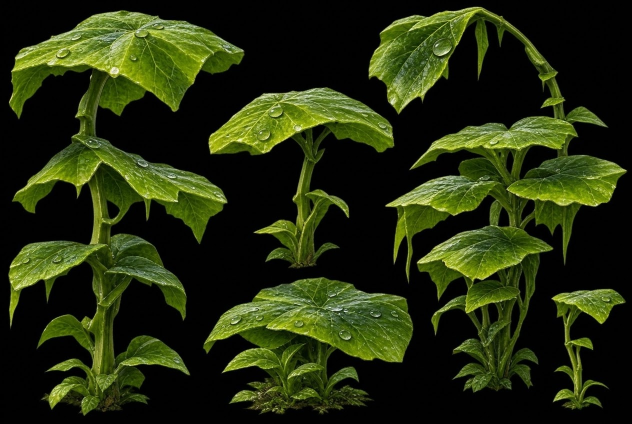
#> input picture minecraft/dripleaf-reference/dripleaf.jpg, 1264 x 848 px, found by its file name (shown at 1/2 size)
$ python prepare_dripleaf.py
#> lines starting #> are read from the running program, lines starting #| are printed output that depends on the picture; after the words box and inside, x2 and y2 are one past the last pixel; in counts of white or black regions, pixels touching at a corner belong together
#!/usr/bin/env python3
"""Photographic colours for Bedrock dripleaf's existing UV/alpha layouts.

Run from the repo root. Requires Pillow and numpy. Masks were transcribed from
Mojang's Bedrock samples v1.26.30.5. Nothing alters models or tilt behavior.
"""
from pathlib import Path
from PIL import Image, ImageOps
from dripleaf_masks import MASKS

SOURCE = Path('minecraft/dripleaf-reference/dripleaf.jpg')
BLOCKS = Path('minecraft/realistic-dirt/textures/blocks')
SIZE = 256
LEAVES = ((250,48,345,140), (510,205,600,270),
          (535,580,640,657), (785,65,875,155))
STEM = (190,390,210,470)


def load():
    with Image.open(SOURCE) as source:
#> source is the input picture: PIL image 1264x848 RGB; mean R, G, B 36.6, 45.7, 13.9
        im = ImageOps.exif_transpose(source).convert('RGB')
        if im.size != (1264,848):
            raise ValueError('Unexpected dripleaf source')
        return im.copy()


def texture(name, leaf_index=0):
    source = load()
    rows = MASKS[name]
    if len(rows) != 16 or any(len(row) != 16 for row in rows):
        raise ValueError(f'Invalid UV mask for {name}')
    alpha = Image.new('L', (16,16))
#> alpha: PIL image 16x16 L; every value is 0
    alpha.putdata([255 if c == '#' else 0 for row in rows for c in row])
#> alpha: PIL image 16x16 L; 1.2% white in thin lines or dots, all inside (x1, y1, x2, y2) = (0, 0, 3, 1)
    # Keep exact occupied UV regions; interpolation only softens their edges.
    alpha = alpha.resize((SIZE,SIZE), Image.Resampling.BILINEAR)
#> alpha: PIL image 256x256 L
    coords = Image.new('L', (16,16)); coords.putdata([255 if c == '#' else 0 for row in rows for c in row])
    x0,y0,x1,y1 = coords.getbbox()
#> x0 = 0; y0 = 0; x1 = 3; y1 = 1
    region = (x0*16,y0*16,x1*16,y1*16)
#> region = (0, 0, 48, 16)
    photo = source.crop(STEM if 'stem' in name else LEAVES[leaf_index])
    photo = photo.resize((region[2]-region[0],region[3]-region[1]), Image.Resampling.LANCZOS)
#> photo: PIL image 48x16 RGB
    rgb = Image.new('RGB', (SIZE,SIZE), (0,0,0))
#> rgb: PIL image 256x256 RGB; every value is 0
    rgb.paste(photo, (region[0],region[1]))
    # Do not create partially visible black pixels outside the photo rectangle.
    # The bilinear mask is clipped to the vanilla occupied bounding region.
    clipped = Image.new('L', (SIZE,SIZE)); clipped.paste(alpha.crop(region), (region[0],region[1]))
#> after `clipped = Image.new('L', (SIZE, SIZE))`: clipped: PIL image 256x256 L; every value is 0
    rgb.putalpha(clipped)
#> rgb: PIL image 256x256 RGBA
    return rgb


def textures():
    result = {name: texture(name) for name in MASKS}
#> in texture (call 2), `alpha.putdata([255 if c == '#' else 0 for row in rows for c in row])`: alpha: PIL image 16x16 L; 15.6% white; 1 white region, box (x1, y1, x2, y2) and area: (0, 0, 16, 4) 40
#> in texture (call 3), `alpha.putdata([255 if c == '#' else 0 for row in rows for c in row])`: alpha: PIL image 16x16 L; 32.8% white in thin lines or dots, all inside (x1, y1, x2, y2) = (3, 0, 14, 16)
#> call 4 of texture, with name = 'big_dripleaf_top', leaf_index = 0
#> in texture (call 4), `alpha.putdata([255 if c == '#' else 0 for row in rows for c in row])`: alpha: PIL image 16x16 L; 90.6% white; black in thin lines or dots, all inside (x1, y1, x2, y2) = (0, 4, 16, 16)
#> in texture (call 4), `alpha = alpha.resize((SIZE,SIZE), Image.Resampling.BILINEAR)`:
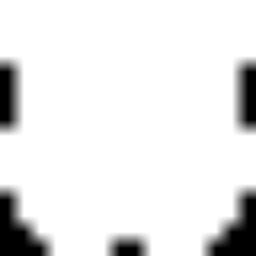
#> alpha: PIL image 256x256 L; min 0, max 255, mean 231.1
#> in texture (call 4), `x0,y0,x1,y1 = coords.getbbox()`: x0 = 0; x1 = 16
#> in texture (call 4), `region = (x0*16,y0*16,x1*16,y1*16)`: region = (0, 0, 256, 256)
#> in texture (call 5), `alpha.putdata([255 if c == '#' else 0 for row in rows for c in row])`: alpha: PIL image 16x16 L; 1.6% white in thin lines or dots, all inside (x1, y1, x2, y2) = (1, 0, 8, 1)
#> in texture (call 6), `alpha.putdata([255 if c == '#' else 0 for row in rows for c in row])`: alpha: PIL image 16x16 L; 16.8% white in thin lines or dots, all inside (x1, y1, x2, y2) = (5, 0, 12, 16)
#> in texture (call 6), `alpha = alpha.resize((SIZE,SIZE), Image.Resampling.BILINEAR)`:
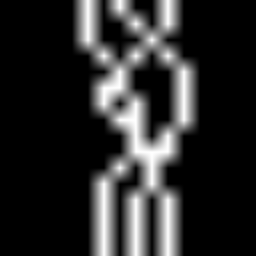
#> alpha: PIL image 256x256 L; min 0, max 255, mean 42.8
#> in texture (call 6), `x0,y0,x1,y1 = coords.getbbox()`: x0 = 5; x1 = 12; y1 = 16
#> in texture (call 6), `region = (x0*16,y0*16,x1*16,y1*16)`: region = (80, 0, 192, 256)
#> in texture (call 6), `photo = photo.resize((region[2]-region[0],region[3]-region[1]), Image...`:
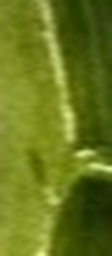
#> photo: PIL image 112x256 RGB; mean R, G, B 104, 118.9, 28.3
#> in texture (call 7), `alpha.putdata([255 if c == '#' else 0 for row in rows for c in row])`: alpha: PIL image 16x16 L; 13.7% white in thin lines or dots, all inside (x1, y1, x2, y2) = (5, 2, 12, 16)
#> in texture (call 7), `alpha = alpha.resize((SIZE,SIZE), Image.Resampling.BILINEAR)`:
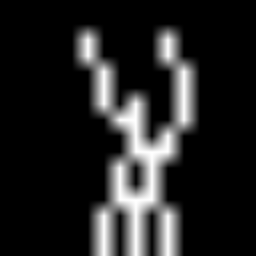
#> alpha: PIL image 256x256 L; min 0, max 255, mean 34.9
#> in texture (call 7), `x0,y0,x1,y1 = coords.getbbox()`: y0 = 2
#> in texture (call 7), `region = (x0*16,y0*16,x1*16,y1*16)`: region = (80, 32, 192, 256)
#> in texture (call 7), `photo = photo.resize((region[2]-region[0],region[3]-region[1]), Image...`:
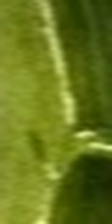
#> photo: PIL image 112x224 RGB; mean R, G, B 104, 118.9, 28.3
#> in texture (call 7), `rgb.putalpha(clipped)`:
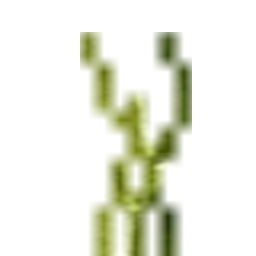
#> rgb: PIL image 256x256 RGBA; mean R, G, B, A 39.8, 45.5, 10.8, 33.9; transparent parts drawn white
#> in texture (call 8), `alpha.putdata([255 if c == '#' else 0 for row in rows for c in row])`: alpha: PIL image 16x16 L; 25% white; 1 white region, box (x1, y1, x2, y2) and area: (0, 0, 8, 8) 64
#> in texture (call 8), `alpha = alpha.resize((SIZE,SIZE), Image.Resampling.BILINEAR)`:
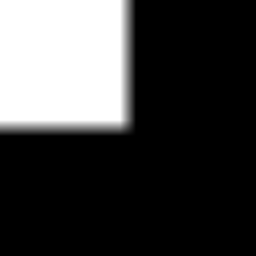
#> alpha: PIL image 256x256 L; min 0, max 255, mean 63.8
#> in texture (call 8), `x0,y0,x1,y1 = coords.getbbox()`: x0 = 0; x1 = 8
#> in texture (call 8), `region = (x0*16,y0*16,x1*16,y1*16)`: region = (0, 0, 128, 128)
#> result = 8 items
    for kind in ('big_dripleaf_top','small_dripleaf_top'):
        for i in range(1,len(LEAVES)):
            result[f'{kind}_variant_{i}'] = texture(kind,i)
    return result


def main():
    BLOCKS.mkdir(parents=True, exist_ok=True)
    for name, image in textures().items():
        image.save(BLOCKS / f'{name}.png', optimize=True)
    print('Prepared big and small dripleaf textures and four leaf-top variants.')


if __name__ == '__main__':
    main()
